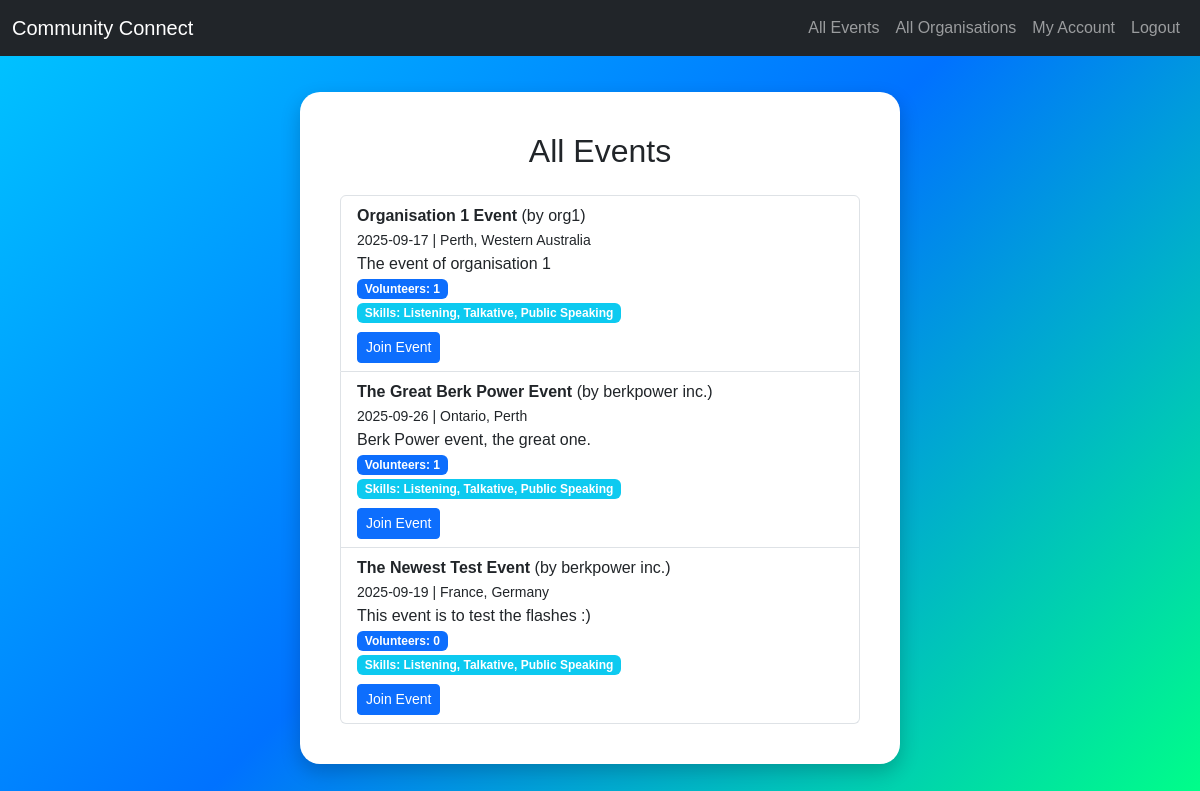
The page /events (signed in) on the database its author committed.
### tables this page shows
CREATE TABLE event (
            event_id INTEGER PRIMARY KEY AUTOINCREMENT,
            organisation_id INTEGER NOT NULL,
            title TEXT NOT NULL,
            description TEXT,
            event_date TIMESTAMP NOT NULL,
            location TEXT,
            max_volunteers INTEGER,
            FOREIGN KEY (organisation_id) REFERENCES organisation(organisation_id) ON DELETE CASCADE
        );

### app.py (the view)
@app.route('/events')
def events():
    if 'user_id' not in session:
        return redirect(url_for('login'))
    with get_db() as conn:
        cursor = conn.cursor()
        cursor.execute("SELECT role FROM user WHERE user_id = ?", (session['user_id'],))
        role = cursor.fetchone()['role']
        cursor.execute("""
            SELECT e.event_id, e.title, e.description, e.event_date, e.location,
                   o.name AS name, u.user_id,
                   COUNT(ve.volunteer_id) AS volunteer_count
            FROM event e
            JOIN organisation o ON e.organisation_id = o.organisation_id
            JOIN user u ON o.user_id = u.user_id
            LEFT JOIN volunteer_event ve ON e.event_id = ve.event_id
            GROUP BY e.event_id
        """)
        events = cursor.fetchall()
        event_data = []
        for e in events:
            cursor.execute("""
                SELECT s.skill_id, s.name
                FROM event_skill es
                JOIN skill s ON es.skill_id = s.skill_id
                WHERE es.event_id = ?
            """, (e['event_id'],))
            skills = cursor.fetchall()
            event_data.append({
                **dict(e),
                "skills": [s['name'] for s in skills],
                "skill_ids": [int(s['skill_id']) for s in skills]
            })
        volunteer_skills = []
        if role == "volunteer":
            cursor.execute("SELECT volunteer_id FROM volunteer WHERE user_id = ?", (session['user_id'],))
            volunteer = cursor.fetchone()
            if volunteer:
                cursor.execute("SELECT skill_id FROM volunteer_skill WHERE volunteer_id = ?", (volunteer['volunteer_id'],))
                volunteer_skills = [int(row['skill_id']) for row in cursor.fetchall()]
    return render_template("events.html",
                           events=event_data,
                           role=role,
                           volunteer_skills=volunteer_skills)

### models.py (called while the page is built)
def get_db():
    conn = sqlite3.connect(db_path) # Create connection between database and flask
    conn.row_factory = sqlite3.Row # Allows fetching rows as dictionaries
    return conn

### templates/events.html (shortened to what this page needs)
{% extends "layout.html" %}
{% block content %}
<div class="bubble-container">
  <div class="bubble" style="min-height: 500px;">
    <h2 class="text-center mb-4">All Events</h2>
    <ul class="list-group">
      {% for e in events %}
        <li class="list-group-item">
          <strong>{{ e.title }}</strong> (by {{ e.name }})<br>
          <small>{{ e.event_date }} | {{ e.location }}</small><br>
          <span>{{ e.description }}</span><br>
          <span class="badge bg-primary">Volunteers: {{ e.volunteer_count }}</span><br>
          {% if e.skills %}
            <span class="badge bg-info">Skills: {{ e.skills | join(", ") }}</span><br>
          {% endif %}
          {% if role == "volunteer" %}
            {% set matching_skills = e.skill_ids | select('in', volunteer_skills) | list %}
            {% if matching_skills %}
              <form method="POST" action="{{ url_for('join_event', event_id=e.event_id) }}" style="display:inline;">
                <button type="submit" class="btn btn-primary btn-sm mt-2">Join Event</button>
              </form>
            {% endif %}
          {% endif %}
        </li>
      {% else %}
        <li class="list-group-item">No events available yet.</li>
      {% endfor %}
    </ul>
  </div>
</div>
{% endblock %}

### templates/layout.html (style rules this page uses)
body { background: linear-gradient(135deg, #00c6ff, #0072ff, #00ff88); min-height: 100vh; margin: 0; font-family: Arial, sans-serif; }
.bubble-container { min-height: calc(100vh - 56px); display: flex; justify-content: center; align-items: center; padding: 20px; }
.bubble { background: white; border-radius: 20px; padding: 40px; box-shadow: 0px 8px 20px rgba(0, 0, 0, 0.2); max-width: 600px; width: 100%; }

### rows shown on the page
event: title "Organisation 1 Event", name "org1", event_date "2025-09-17", location "Perth, Western Australia", description "The event of organisation 1", volunteer_count "1", skills "Listening, Talkative, Public Speaking"
event: title "The Great Berk Power Event", name "berkpower inc.", event_date "2025-09-26", location "Ontario, Perth", description "Berk Power event, the great one.", volunteer_count "1", skills "Listening, Talkative, Public Speaking"
event: title "The Newest Test Event", name "berkpower inc.", event_date "2025-09-19", location "France, Germany", description "This event is to test the flashes :)", volunteer_count "0", skills "Listening, Talkative, Public Speaking"
